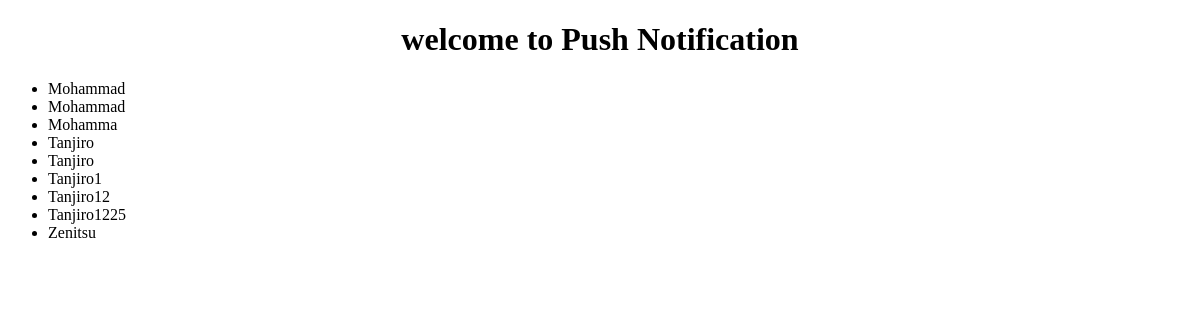
Before: / with the older database file.
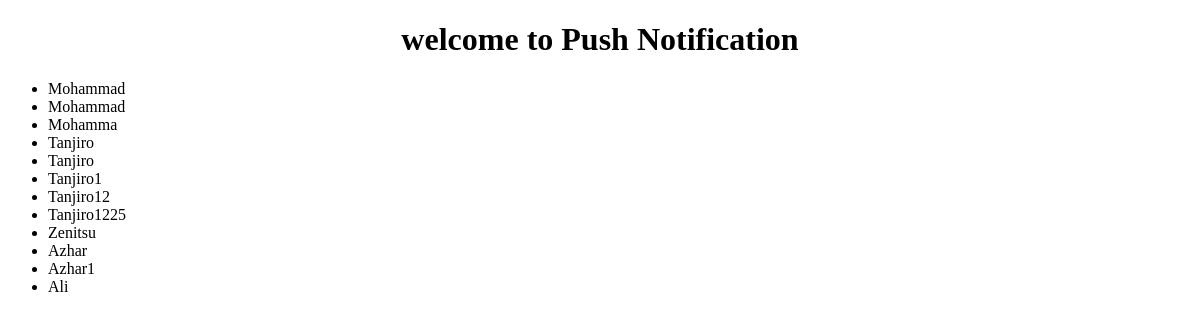
After: the same page with the newer database file.
### notifier/models.py (models this page shows, shortened)
class Appointment(models.Model):
    first_name = models.CharField(max_length=50)
    last_name = models.CharField(max_length=50)
    age = models.CharField(max_length=100)
    city = models.CharField(max_length=60)

### notifier/views.py (the view)
# urls.py: path("", HomeView.as_view()),
class HomeView(TemplateView):
    template_name = "notifier/home.html"
    def get(self, request, *args, **kwargs):
        data = Appointment.objects.all()
        return render(request,self.template_name,{"data": data})

### templates/notifier/home.html (shortened to what this page needs)
<!DOCTYPE html>
<html lang="en">
<head>
</head>
<body>
    <h1 style="text-align:center"> welcome to Push Notification </h1>
    <ul id="notifyList">
        {% for user in data %}
            <li>{{ user.first_name }}</li>
        {% endfor %}
    </ul>
</body>
</html>

Changed rows visible on the page:
added Appointment: first_name "Azhar"
added Appointment: first_name "Azhar1"
added Appointment: first_name "Ali"
